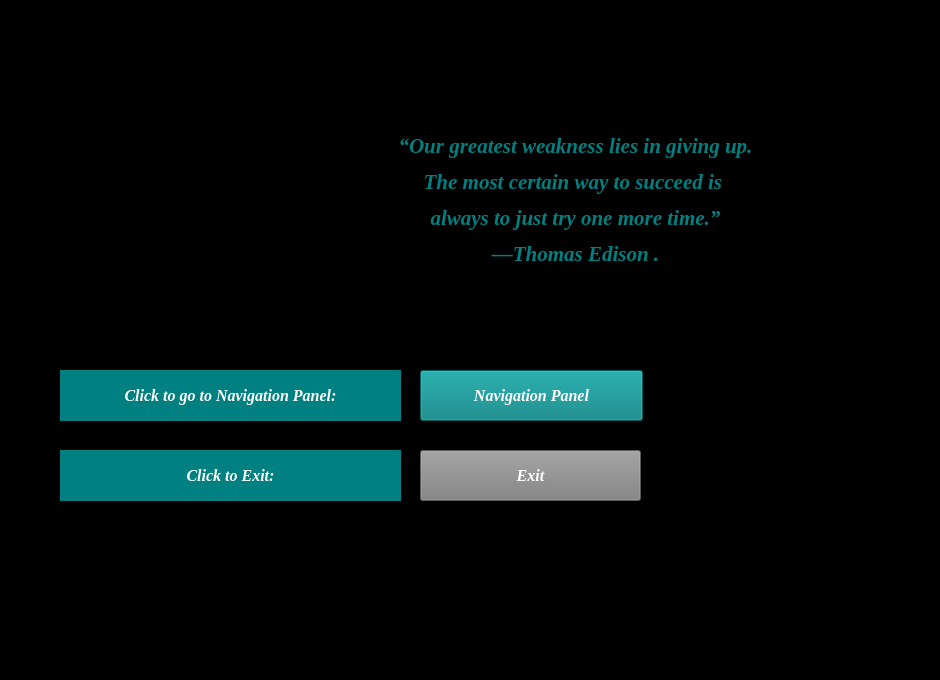
<?xml version="1.0" encoding="UTF-8"?>
<ui version="4.0">
 <class>secDialog</class>
 <widget class="QWidget" name="secDialog">
  <property name="geometry">
   <rect>
    <x>0</x>
    <y>0</y>
    <width>940</width>
    <height>680</height>
   </rect>
  </property>
  <property name="font">
   <font>
    <pointsize>14</pointsize>
    <italic>true</italic>
    <bold>true</bold>
   </font>
  </property>
  <property name="windowTitle">
   <string>Form</string>
  </property>
  <property name="styleSheet">
   <string notr="true">background-color: black;
</string>
  </property>
  <widget class="QPushButton" name="btnExit">
   <property name="geometry">
    <rect>
     <x>420</x>
     <y>450</y>
     <width>221</width>
     <height>51</height>
    </rect>
   </property>
   <property name="font">
    <font>
     <family>Times New Roman</family>
     <pointsize>12</pointsize>
     <italic>true</italic>
     <bold>true</bold>
    </font>
   </property>
   <property name="styleSheet">
    <string notr="true">color: white;
background-color: grey;
</string>
   </property>
   <property name="text">
    <string>Exit</string>
   </property>
  </widget>
  <widget class="QPushButton" name="btnNavigation">
   <property name="geometry">
    <rect>
     <x>420</x>
     <y>370</y>
     <width>223</width>
     <height>51</height>
    </rect>
   </property>
   <property name="font">
    <font>
     <family>Times New Roman</family>
     <pointsize>12</pointsize>
     <italic>true</italic>
     <bold>true</bold>
    </font>
   </property>
   <property name="styleSheet">
    <string notr="true">color: white;
background-color: teal;
</string>
   </property>
   <property name="text">
    <string>Navigation Panel</string>
   </property>
  </widget>
  <widget class="QLabel" name="labelInstruction1">
   <property name="geometry">
    <rect>
     <x>60</x>
     <y>370</y>
     <width>341</width>
     <height>51</height>
    </rect>
   </property>
   <property name="font">
    <font>
     <family>Times New Roman</family>
     <pointsize>12</pointsize>
     <italic>true</italic>
     <bold>true</bold>
    </font>
   </property>
   <property name="styleSheet">
    <string notr="true">background-color: teal;
color: white
;</string>
   </property>
   <property name="text">
    <string>&lt;html&gt;&lt;head/&gt;&lt;body&gt;&lt;p align=&quot;center&quot;&gt;Click to go to Navigation Panel:&lt;/p&gt;&lt;/body&gt;&lt;/html&gt;</string>
   </property>
  </widget>
  <widget class="QLabel" name="labelInstruction2">
   <property name="geometry">
    <rect>
     <x>60</x>
     <y>450</y>
     <width>341</width>
     <height>51</height>
    </rect>
   </property>
   <property name="font">
    <font>
     <family>Times New Roman</family>
     <pointsize>12</pointsize>
     <italic>true</italic>
     <bold>true</bold>
    </font>
   </property>
   <property name="styleSheet">
    <string notr="true">background-color: teal;
color: white
;</string>
   </property>
   <property name="text">
    <string>&lt;html&gt;&lt;head/&gt;&lt;body&gt;&lt;p align=&quot;center&quot;&gt;Click to Exit:&lt;/p&gt;&lt;/body&gt;&lt;/html&gt;</string>
   </property>
  </widget>
  <widget class="QLabel" name="label">
   <property name="geometry">
    <rect>
     <x>370</x>
     <y>110</y>
     <width>411</width>
     <height>181</height>
    </rect>
   </property>
   <property name="font">
    <font>
     <family>Times New Roman</family>
     <pointsize>10</pointsize>
     <italic>false</italic>
     <bold>false</bold>
    </font>
   </property>
   <property name="styleSheet">
    <string notr="true">color: teal;
</string>
   </property>
   <property name="text">
    <string>&lt;html&gt;&lt;head/&gt;&lt;body&gt;&lt;p align=&quot;center&quot;&gt;&lt;span style=&quot; font-size:16pt; font-weight:700; font-style:italic;&quot;&gt;“Our greatest weakness lies in giving up.&lt;/span&gt;&lt;/p&gt;&lt;p align=&quot;center&quot;&gt;&lt;span style=&quot; font-size:16pt; font-weight:700; font-style:italic;&quot;&gt;The most certain way to succeed is &lt;/span&gt;&lt;/p&gt;&lt;p align=&quot;center&quot;&gt;&lt;span style=&quot; font-size:16pt; font-weight:700; font-style:italic;&quot;&gt;always to just try one more time.”&lt;/span&gt;&lt;/p&gt;&lt;p align=&quot;center&quot;&gt;&lt;span style=&quot; font-size:16pt; font-weight:700; font-style:italic;&quot;&gt;—Thomas Edison .&lt;/span&gt;&lt;/p&gt;&lt;/body&gt;&lt;/html&gt;</string>
   </property>
  </widget>
 </widget>
 <resources/>
 <connections/>
</ui>
